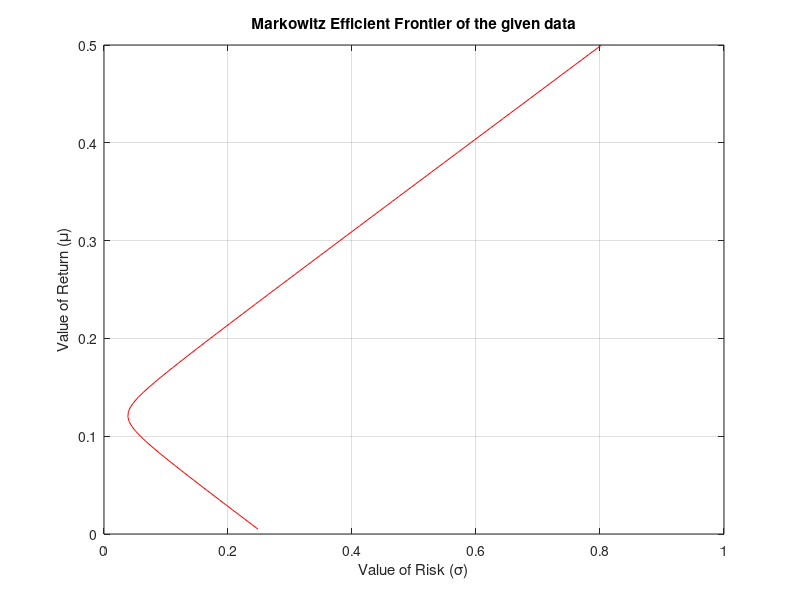
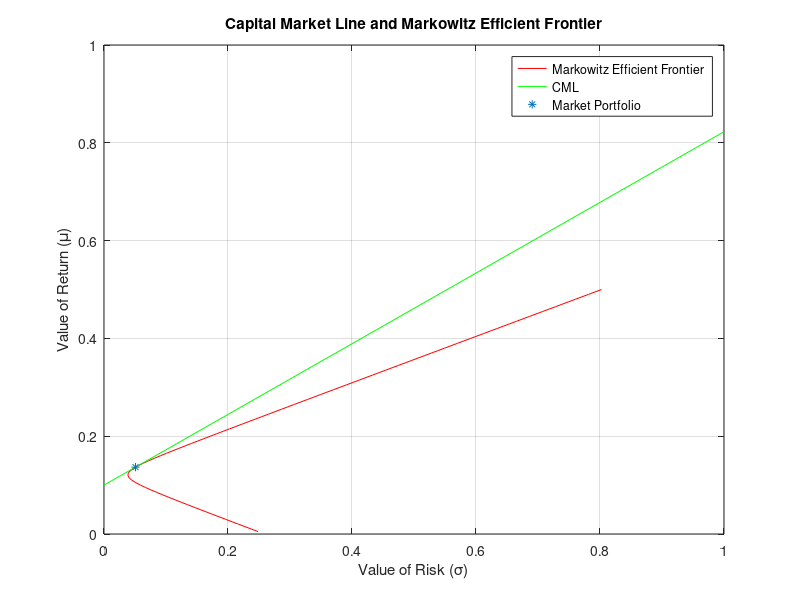
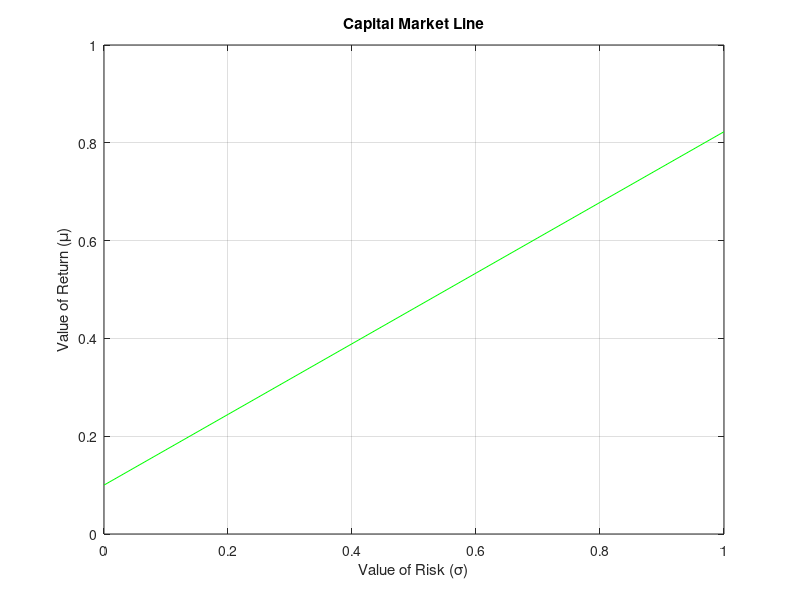

Write MATLAB code to recreate these figures, in order.
%This code is written by Neelabh Tiwari - 160123024 for MA 374 FE LAB Jan-May 2019

clear
clc
format short

m=[0.1,0.2,0.15];
C=[0.005,-0.010,0.004;
  -0.010,0.040,-0.002;
   0.004,-0.002,0.023];

u=[1,1,1];

%Part a) and b)

fprintf(' Return - Risk   -   W1    -    W2    -    W3\n');
for i=1:1:100
    ret(i)=i*0.005; 
    y=[ret(i);1];
    M=[m*inv(C)*m',u*inv(C)*m';m*inv(C)*u',u*inv(C)*u'];
    lam=2*inv(M)*y;
    w=(lam(1,1)*m*inv(C)+lam(2,1)*u*inv(C))/2;
    sig(i)=sqrt(w*C*w');
    if(rem(i,10)==0)
        fprintf('  %0.2f   %6.4f    %6.4f    %6.4f     %6.4f  \n',ret(i),sig(i),w(1,1),w(1,2),w(1,3));
    end
end

figure();
plot(sig,ret,'r');
grid on;
title('Markowitz Efficient Frontier of the given data')
xlabel('Value of Risk (\sigma)');
ylabel('Value of Return (\mu)');

figure();
plot(sig,ret,'r');
grid on;
title('Markowitz Efficient Frontier of the given data')
xlabel('Value of Risk (\sigma)');
ylabel('Value of Return (\mu)');

%Part c)

A=u*inv(C)*u';
B=u*inv(C)*m';
V=m*inv(C)*m';
d=A*V-B*B;
sg=0.15;

h1=(2*B+sqrt(4*B*B-4*A*(V-d*sg*sg)))/(2*A);
y=[h1;1];
M=[m*inv(C)*m',u*inv(C)*m';m*inv(C)*u',u*inv(C)*u'];
lam=2*inv(M)*y;
w=(lam(1,1)*m*inv(C)+lam(2,1)*u*inv(C))/2;
sqrt(w*C*w');

fprintf('\nMaximum Return Portfolio for 15 %% risk --\n');
fprintf('Return = %6.4f and Weights : %6.4f  %6.4f  %6.4f\n',h1,w(1,1),w(1,2),w(1,3));

h2=(2*B-sqrt(4*B*B-4*A*(V-d*sg*sg)))/(2*A);
y=[h2;1];
M=[m*inv(C)*m',u*inv(C)*m';m*inv(C)*u',u*inv(C)*u'];
lam=2*inv(M)*y;
w=(lam(1,1)*m*inv(C)+lam(2,1)*u*inv(C))/2;
sqrt(w*C*w');

fprintf('Minimum Return Portfolio for 15 %% risk --\n');
fprintf('Return = %6.4f and Weights : %6.4f  %6.4f  %6.4f\n',h2,w(1,1),w(1,2),w(1,3));
    
%Part d)

y=[0.18;1];
M=[m*inv(C)*m',u*inv(C)*m';m*inv(C)*u',u*inv(C)*u'];
lam=2*inv(M)*y;
w=(lam(1,1)*m*inv(C)+lam(2,1)*u*inv(C))/2;
sig=sqrt(w*C*w');
    
fprintf('\nRisk for 18 %% return = %6.4f %%',sig*100);    
fprintf('\nWeights : %6.4f  %6.4f  %6.4f\n',w(1,1),w(1,2),w(1,3));

%Part e)-1

wm=(m-0.1.*u)*inv(C)/((m-0.1.*u)*inv(C)*u');
um=wm*m';
sigm=sqrt(wm*C*wm');

fprintf('\nFor 10 %% risk-free return --');    
fprintf('\nWeights : %6.4f  %6.4f  %6.4f',wm(1,1),wm(1,2),wm(1,3));
fprintf('\nReturn on market portfolio = %6.4f',um);
fprintf('\nRisk on market portfolio = %6.4f%% (%6.4f)\n',sigm*100,sigm);

%Part e)-2

x=0:0.1:1;
y=0.1+((um-0.1)/sigm)*x;

hold on
plot(x,y,'g');
grid on ;
title('Capital Market Line and Markowitz Efficient Frontier');
xlabel('Value of Risk (\sigma)');
ylabel('Value of Return (\mu)');
scatter(sigm,um,'*');
legend('Markowitz Efficient Frontier','CML','Market Portfolio');


figure();
plot(x,y,'g');
grid on ;
title('Capital Market Line')
xlabel('Value of Risk (\sigma)');
ylabel('Value of Return (\mu)');


%Part f)

y=0.1+(um-0.1)/sigm*0.1;
rf=(y-um)/(0.1-um);
risked=(1-rf).*wm;

fprintf('\nPortfolio for 10 %% risk --');  
fprintf('\nRisk-Free Asset - %6.4f',rf);
fprintf('\nRisky Assets Weights : %6.4f  %6.4f  %6.4f',risked(1,1),risked(1,2),risked(1,3));


y=0.1+(um-0.1)/sigm*0.25;
rf=(y-um)/(0.1-um);
risked=(1-rf).*wm;

fprintf('\n\nPortfolio for 25 %% risk --');  
fprintf('\nRisk-Free Asset - %6.4f',rf);
fprintf('\nRisky Assets Weights : %6.4f  %6.4f  %6.4f\n\n',risked(1,1),risked(1,2),risked(1,3));









